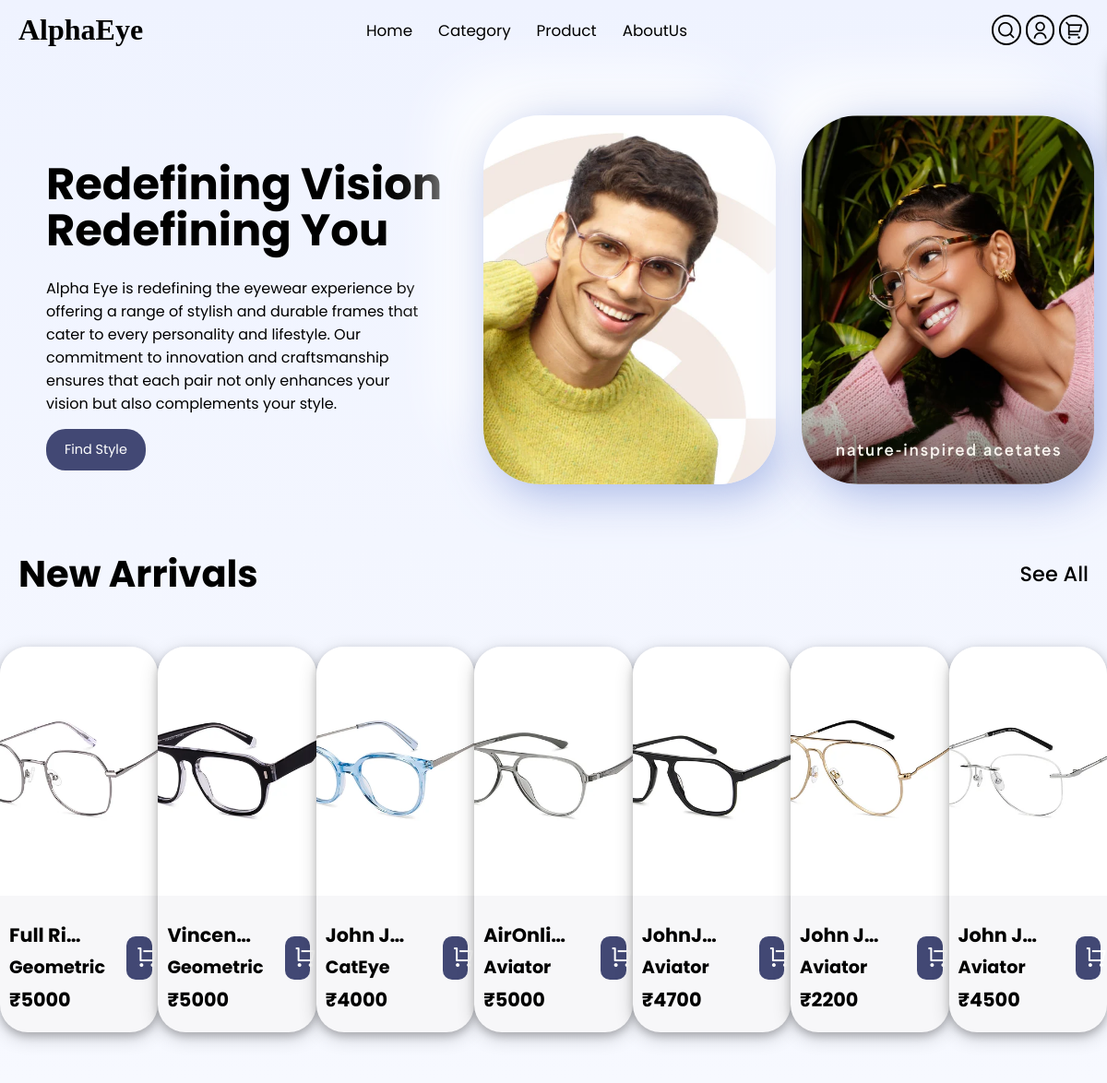
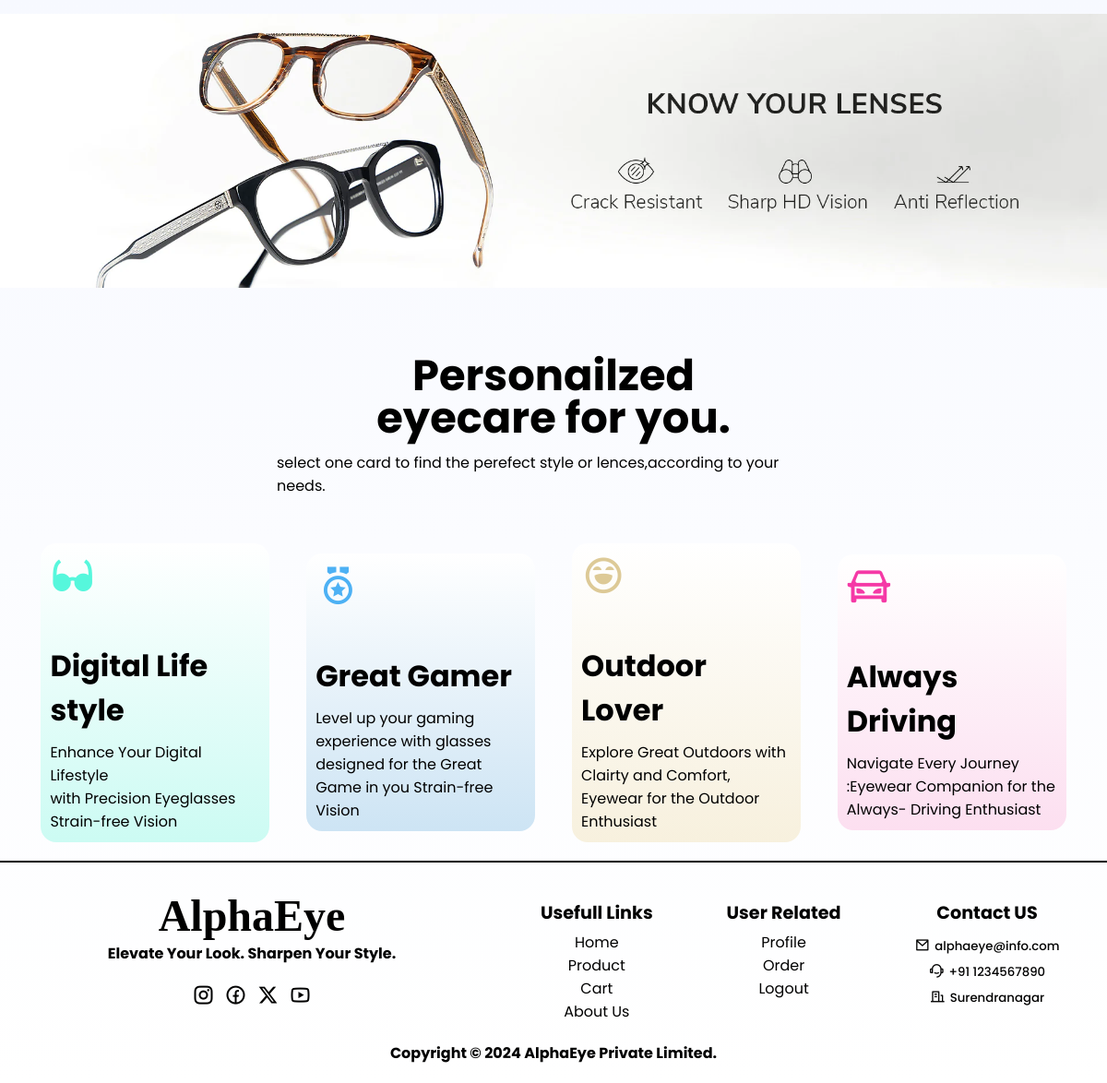
The page / on the database its author committed (2 pictures, top to bottom).
### tables this page shows
CREATE TABLE IF NOT EXISTS `product` (
  `productid` int(11) NOT NULL AUTO_INCREMENT,
  `name` varchar(255) DEFAULT NULL,
  `detail` longtext,
  `mrp` int(11) NOT NULL DEFAULT '0',
  `maincategory` varchar(255) DEFAULT NULL,
  `img1` varchar(255) DEFAULT NULL,
  `img2` varchar(255) DEFAULT NULL,
  `img3` varchar(255) DEFAULT NULL,
  `img4` varchar(255) DEFAULT NULL,
  `color` varchar(255) DEFAULT NULL,
  `status` varchar(255) NOT NULL DEFAULT 'show',
  `addingdate` timestamp NOT NULL DEFAULT CURRENT_TIMESTAMP,
  `size` varchar(20) DEFAULT 'medium',
  `sellingprice` int(255) DEFAULT NULL,
  `subcategory` varchar(255) DEFAULT NULL,
  PRIMARY KEY (`productid`)
);

### index.php (the view, shortened to what this page needs)
<!DOCTYPE html>
<html lang="en">
<head>
    <link rel="stylesheet" href="cssStyle/style.css">
    <?php include("config/remixicone.php")?>
</head>
<body>
    <div class="main">
        <?php include("component/nav.php"); ?>
        <div class="hero">
            <div class="left-div">
                <h1>Redefining Vision Redefining You</h1>
                <p>Alpha Eye is redefining the eyewear experience by offering a range
              of stylish and durable frames that cater to every personality and
              lifestyle. Our commitment to innovation and craftsmanship ensures
              that each pair not only enhances your vision but also complements
              your style.</p>
                <a href="viewproduct.php"><button>Find Style</button></a>
            </div>
                <div class="right-div">
                    <div class="neumor-div">
                    <img id="" src="assets/staticimg/homepageimg.jpg" >
                    <img id="" src="assets/staticimg/homepageimg2.jpg" >
                    </div>
                </div>
        </div>
        <div class="newarrivals-div">
            <div class="heading">
                <h1>New Arrivals</h1>
                <a href="viewproduct.php?query=newarrivals"><button>See All</button></a>
            </div>
            <div class="card-div">
                <?php
                    $select ="SELECT * FROM product WHERE addingdate >= DATE_SUB(CURRENT_DATE, INTERVAL 1 MONTH) AND status='show'";
                    $result1 = mysqli_query($con, $select);
                    $name="";
                    while($row = mysqli_fetch_assoc($result1)){
                        if($name==$row["name"]){
                            continue;
                        }
                        else{
                            $name=$row["name"];
                    ?>
                                <div class="card">
                                    <a href="product.php?pname=<?php echo $row['name']  ?>&pid=<?php echo $row["productid"]; ?>">
                                    <img src="assets/images/<?php echo $row["img1"]; ?>" alt="main image">
                                    </a>
                                    <div class="detail-sec">
                                        <div class="name-div">
                                            <h3><?php echo $row["name"]; ?></h3>
                                            <h5><?php echo $row["subcategory"]; ?></h5>
                                            <h3>₹<?php echo $row["sellingprice"]; ?></h3>
                                        </div>
                                        <div class="btn-div">
                                            <a href="addcart.php?action=addproduct&type=onlyframe&productid=<?= $row['productid']?>">
                                                <button>
                                                    <i class="ri-shopping-cart-line"></i>
                                                </button>
                                            </a>
                                        </div>
                                    </div>
                                </div>
                    <?php
                    }}?>
            </div>
        </div>
        <div class="img-div">
            <img src="assets/staticimg/benar.jpg" alt="">
        </div>
        <div class="hero2">
            <h1>Personailzed <br> eyecare for you.</h1>
            <p>select one card to find the perefect style or lences,according to your needs.</p>
        </div>
        <div class="boxs">
            <div class="box">
                <i class="ri-glasses-2-fill"></i>
                <h1>Digital Life style</h1>
                <p>Enhance Your Digital Lifestyle<br> with Precision Eyeglasses <br>
                Strain-free Vision</p>
                </div>
                    <div class="box">
                    <i class="ri-medal-line"></i>
                    <h1>Great Gamer</h1>
                    <p>Level up your gaming experience with glasses designed for the Great Game in you
                    Strain-free Vision</p>
                    </div>
                        <div class="box">
                        <i class="ri-emotion-laugh-line"></i>
                        <h1>Outdoor Lover</h1>
                        <p>Explore Great Outdoors with Clairty and Comfort, Eyewear for the Outdoor Enthusiast</p>
                        </div>
                            <div class="box">
                            <i class="ri-roadster-line"></i>
                            <h1>Always Driving</h1>
                            <p>Navigate Every Journey :Eyewear Companion for the Always- Driving Enthusiast</p>
                            </div>
        </div>
            <?php include("component/footer.php");?>
    </div>
</body>
</html>

### cssStyle/style.css (style rules this page uses)
* { margin: 0; padding: 0; box-sizing:border-box; font-family: "Poppins", sans-serif; }
html body { height:100%; width:100%; color: #000; overflow-x: hidden; }
.main { width: 100%; background: linear-gradient(#EFF3FF,#fff); }
.hero { width: 100%; display: flex; justify-content: center; align-items: center; padding-left: 50px; padding-top:40px; }
.left-div { width: 40%; display: flex; flex-direction: column; align-items:flex-start ; justify-content: flex-start; gap:15px; align-self: flex-start; padding-top:70px; }
.left-div h1 { font-size:3rem; font-weight: 700; width: 100%; line-height: 50px; }
.left-div p { font-size: 1rem; font-weight: 400; width:90%; margin-top: 10px; }
.left-div button { border: none; background-color: #424874; padding:12px 20px; border-radius: 21px; color: #fff; font-size: 0.9rem; }
.right-div { width: 60%; display: flex; flex-direction: row; padding-top: 20px; justify-content: space-around; }
.neumor-div { width: 100%; display: flex; align-items: center; justify-content: space-around; }
.right-div img { height: 400px; object-fit: cover; border-radius: 61px; background: #EFF3FF; box-shadow: 10px 10px 50px #95a8e0cc, -41px -41px 62px #ffffff; width: 46%; }
.newarrivals-div { width: 100%; display: flex; flex-direction: column; align-items: center; justify-content: center; padding-top: 50px; gap: 20px; }
.heading { padding: 17px 20px; display: flex; justify-content: space-between; align-items: center; width: 100%; }
.heading h1 { font-size: 2.5rem; font-weight: 700; }
.heading button { background-color: transparent; border: none; font-weight: 500; transition: all ease 0.5s; font-size: 1.4rem; }
.card-div { display: flex; flex-direction: row; align-items: center; justify-content: space-around; width: 100%; padding-top:12px; }
.card { width: 25%; background-color: #F7F7F9; display: flex; flex-direction: column; border-radius: 30px; overflow: hidden; transition: all ease 0.8s; padding-bottom: 20px; box-shadow: 0 4px 8px 0 rgba(0, 0, 0, 0.2), 0 6px 20px 0 rgba(0, 0, 0, 0.19); }
.card a img { height: 270px; width: 100%; object-fit: cover; }
.detail-sec { display: flex; flex-direction: row; justify-content: space-between; align-items: center; width: 100%; }
.name-div { display: flex; flex-direction: column; gap: 5px; width: 80%; max-width: 80%; padding: 20px 10px; padding-bottom: 0px; }
.name-div h3 { font-size: 1.3rem; text-overflow:ellipsis; width: 80%; white-space: nowrap; overflow: hidden; }
.name-div h5 { font-size:1.2rem ; }
.btn-div { width: 20%; }
.btn-div a button { background-color: #424874; color: #fff; border: none; padding: 10px; border-radius: 10px; width: 80%; text-align:center; align-self: center; }
.btn-div a button i { font-size: 1.5rem; }
.img-div { width: 100%; margin-top: 70px; margin-bottom: 50px; }
.img-div img { width: 100%; object-fit: cover; }
.hero2 { padding-top: 15px; display: flex; flex-direction: column; justify-content: center; align-items: center; width: 50%; margin: auto; gap:7px; }
.hero2 h1 { font-size: 2.9rem; font-weight: 700; text-align: center; line-height: 1.2cm; }
.hero2 p { margin-top:7px; font-size: 1rem; font-weight: 400; }
.boxs { padding:10px; width:100%; display: flex; flex-direction: row; justify-content: center; gap: 40px; align-items:center; margin-top: 40px; }
.box { width: 21%; display: flex; flex-direction: column; gap:9px; border-radius: 17px; padding: 10px; }
.box h1 { margin-top: 40px; }
.box i { font-size: 2.9rem; }
.box:nth-child(1) { background:linear-gradient(#fff,#ccfbf3); }
.box:nth-child(3) { background:linear-gradient(#fff,#f3e7c695); }
.box:nth-child(2) { background:linear-gradient(#fff,#cde4f4); }
.box:nth-child(4) { background:linear-gradient(#fff,#fcdff0); }
.box:nth-child(1) > i { color:#2ff5d4ce; }
.box:nth-child(3) > i { color:#c5a54e95; }
.box:nth-child(2) > i { color:#4db1f4; }
.box:nth-child(4) > i { color:#f539a6; }

### component/nav.css (style rules this page uses)
* { margin: 0; padding: 0; box-sizing:border-box; font-family: "Poppins", sans-serif; }
html body { height:100%; width:100%; color: black; font-family: "Moderustic"; }

### rows shown on the page
product: img1 (picture), name "Full Ri…", subcategory "Geometric", sellingprice "5000"
product: img1 (picture), name "Vincen…", subcategory "Geometric", sellingprice "5000"
product: img1 (picture), name "John J…", subcategory "CatEye", sellingprice "4000"
product: img1 (picture), name "AirOnli…", subcategory "Aviator", sellingprice "5000"
product: img1 (picture), name "JohnJ…", subcategory "Aviator", sellingprice "4700"
product: img1 (picture), name "John J…", subcategory "Aviator", sellingprice "2200"
product: img1 (picture), name "John J…", subcategory "Aviator", sellingprice "4500"
